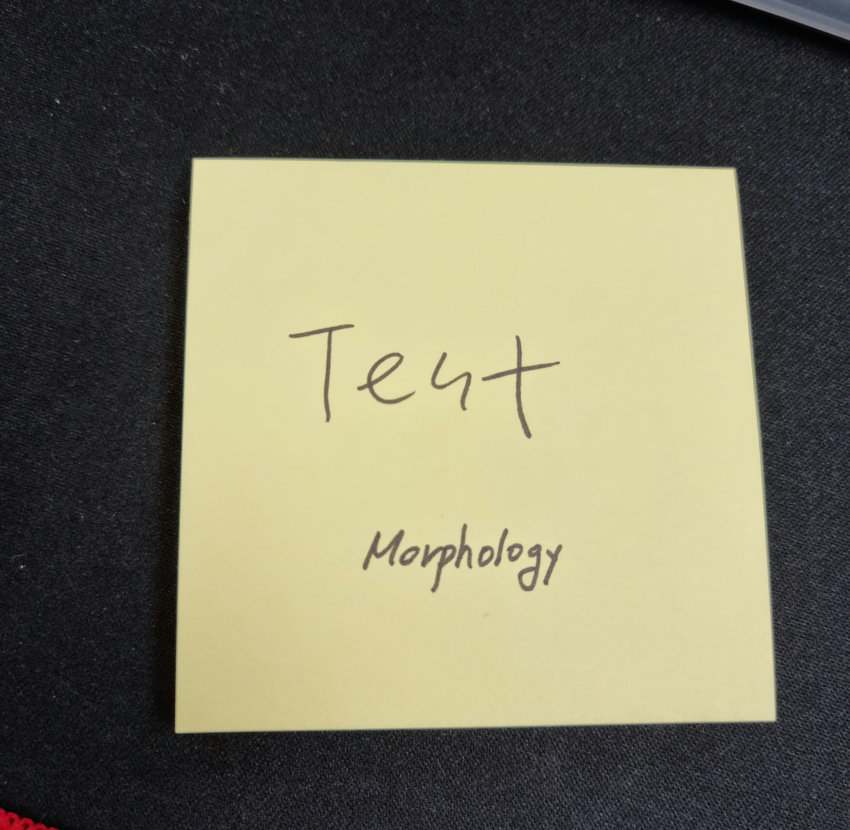
#> input picture MopTest2.png, 850 x 830 px, shrunk from 1000 x 977 before the run
$ python MopTest2.py
#> lines starting #> are read from the running program, lines starting #| are printed output that depends on the picture; after the words box and inside, x2 and y2 are one past the last pixel; in counts of white or black regions, pixels touching at a corner belong together
import cv2
from matplotlib import pyplot as plt

img = cv2.imread("MopTest2.png", cv2.IMREAD_GRAYSCALE)
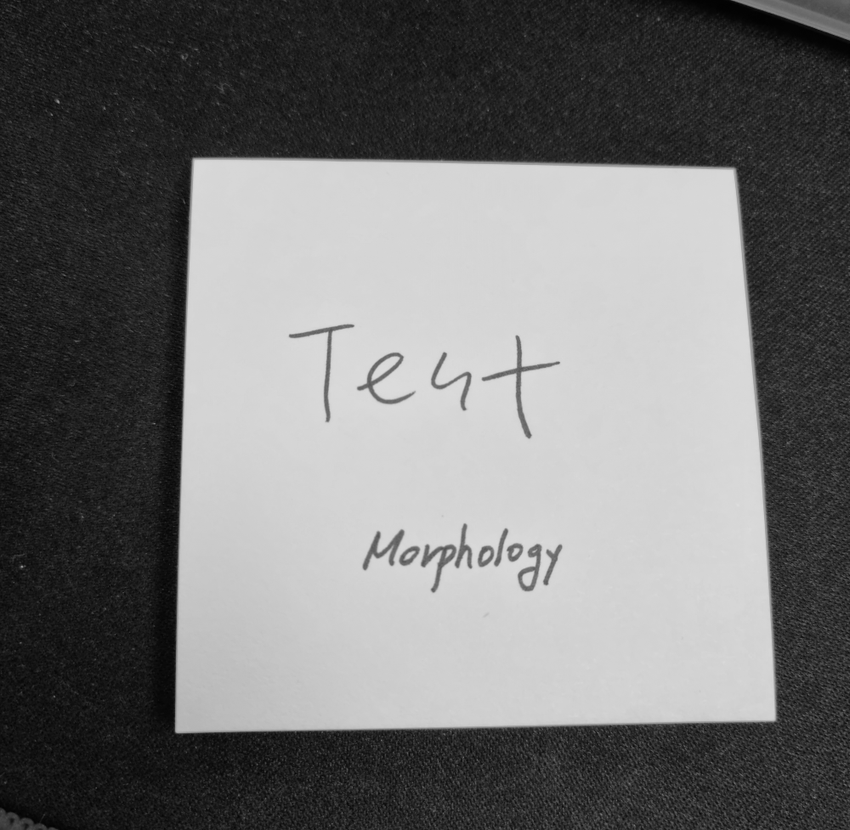
#> img: shape (830, 850); min 2, max 221, mean 115.2
ret, thresh = cv2.threshold(img, 0, 255, cv2.THRESH_BINARY+cv2.THRESH_OTSU)
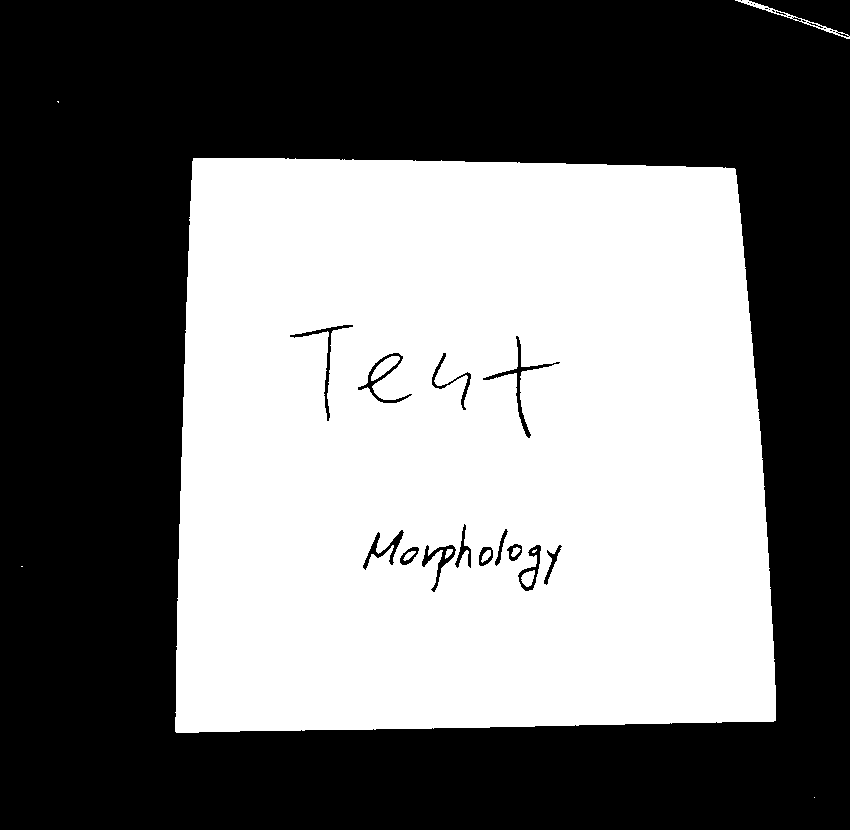
#> thresh: shape (830, 850); 45.8% white; 12 white regions (4 under 20 px), largest, box (x1, y1, x2, y2) and area: (175, 158, 776, 733) 321679, (735, 0, 850, 39) 393, (371, 356, 400, 381) 315
#> ret = 122
kernel1 = cv2.getStructuringElement(cv2.MORPH_RECT, (3, 3))
kernel2 = cv2.getStructuringElement(cv2.MORPH_RECT, (7, 7))
dst1 = thresh.copy()
dst2 = thresh.copy()
dst1 = cv2.erode(dst1, kernel1, iterations = 1)
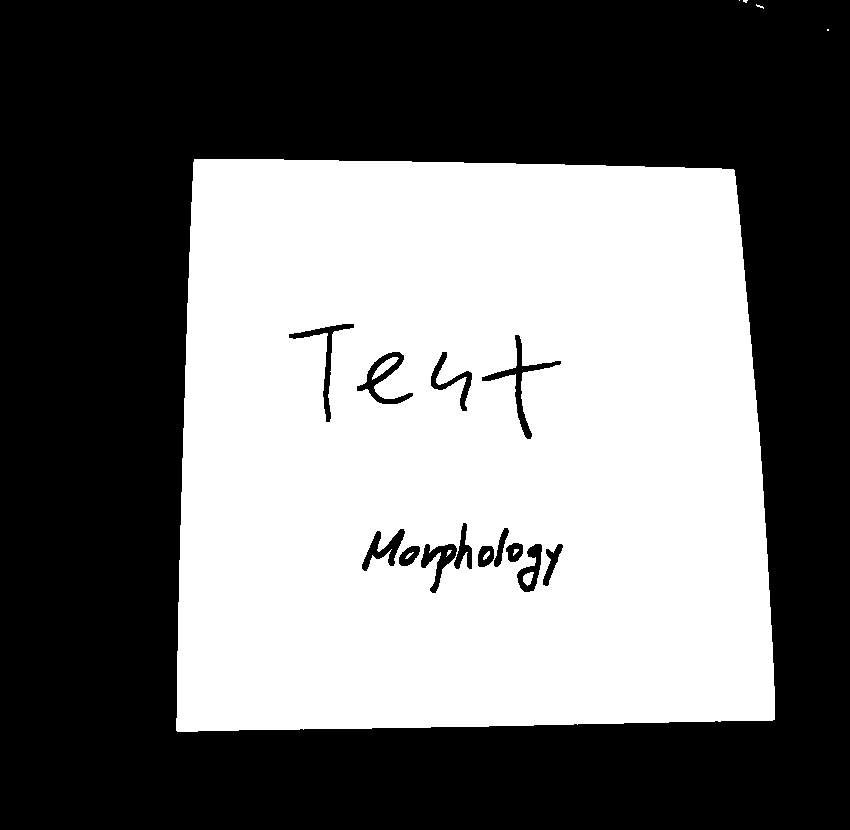
#> dst1: shape (830, 850); 44.9% white; 11 white regions (5 under 20 px), largest, box (x1, y1, x2, y2) and area: (176, 159, 775, 732) 316616, (372, 357, 399, 380) 211, (523, 572, 534, 586) 101, (483, 551, 490, 560) 33, (405, 552, 414, 559) 24, (513, 549, 519, 556) 23
dst2 = cv2.erode(dst2, kernel2, iterations = 1)
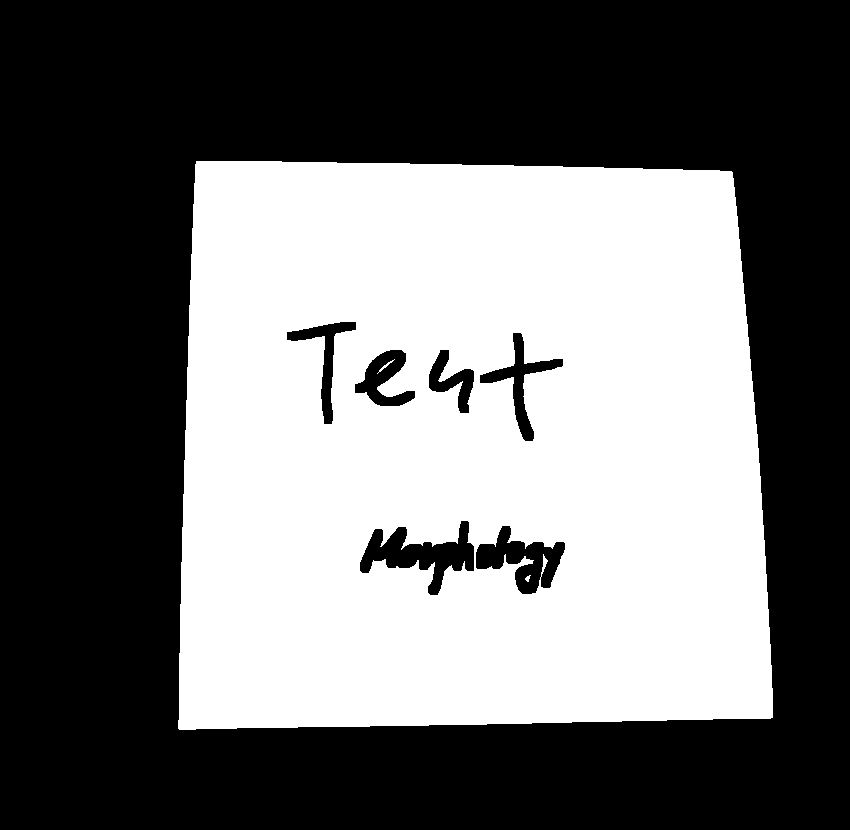
#> dst2: shape (830, 850); 43.5% white; 3 white regions, box (x1, y1, x2, y2) and area: (178, 161, 773, 730) 306559, (377, 359, 395, 374) 41, (525, 575, 531, 582) 23

dilation = cv2.dilate(dst2, kernel2, iterations = 1)
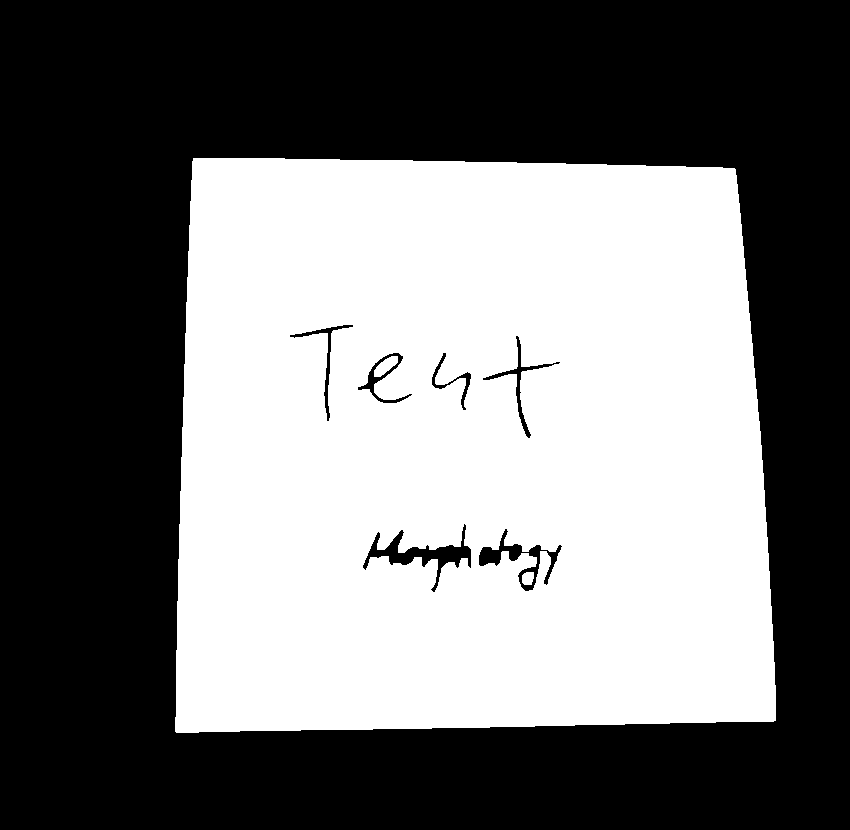
#> dilation: shape (830, 850); 45.6% white; 3 white regions, box (x1, y1, x2, y2) and area: (175, 158, 776, 733) 320995, (374, 356, 398, 377) 275, (522, 572, 534, 585) 137

plt.subplot(2, 2, 1), plt.imshow(img, "gray")
plt.title("Gray"), plt.xticks([]), plt.yticks([])
plt.subplot(2, 2, 2), plt.imshow(thresh, "gray")
plt.title("Treshold"), plt.xticks([]), plt.yticks([])
plt.subplot(2, 2, 3), plt.imshow(dst1, "gray")
plt.title("Kernel(3X3)"), plt.xticks([]), plt.yticks([])
plt.subplot(2, 2, 4), plt.imshow(dst2, "gray")
plt.title("Kernel(7X7)"), plt.xticks([]), plt.yticks([])

plt.show()
